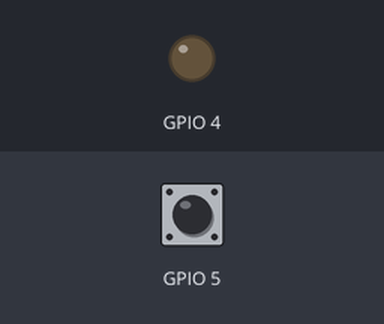
Simulated run of this program. Board: Raspberry Pi (BCM pin numbers). On the bench: output pins drawn as LEDs (lit = HIGH). Dashed ring = blinking. Inputs (shaded band) come from the test bench; at power-on: GPIO 5 HIGH.

Above: at 1.2 s.
1.3 s: GPIO 5 pulled LOW for 1 s
At 3.2 s:
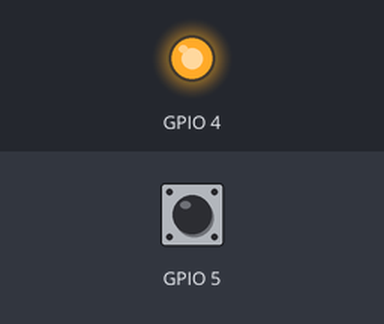
3.8 s: GPIO 5 pulled LOW for 3.2 s
At 4.1 s:
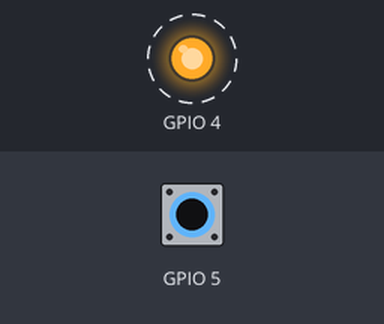
8.5 s: GPIO 5 pulled LOW for 0.25 s
At 9.3 s:
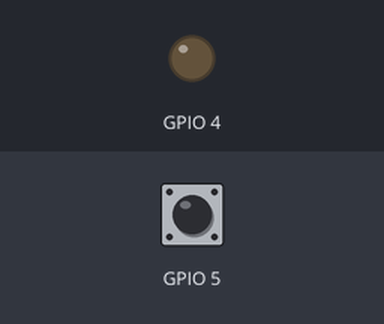
Timing chart, 0 to 11.5 s (numbered marks = the images above; inputs shaded):
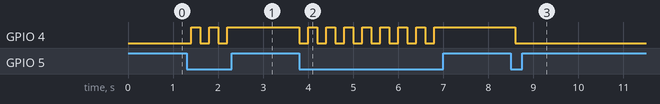

Measured:
- after the input at 1.3 s, GPIO 4: alternates HIGH for 0.20 s and LOW for 0.20 s, 5 changes in all, then stays HIGH, starting after 0.10 s
- after the input at 3.8 s, GPIO 4: alternates HIGH for 0.20 s and LOW for 0.20 s, 16 changes in all, then stays HIGH, starting at once
- after the input at 8.5 s, GPIO 4: HIGH → LOW after 0.10 s

The program:

button.py
```python
import RPi.GPIO as GPIO
from time import sleep

GPIO.setmode(GPIO.BCM)
GPIO.setup(4, GPIO.OUT)
GPIO.setup(5, GPIO.IN, pull_up_down=GPIO.PUD_UP)

while True:
  sleep(0.2)
  if GPIO.input(5) == False:
    if GPIO.input(4) == 0:
      GPIO.output(4, 1)
    else:
      GPIO.output(4, 0)
```
